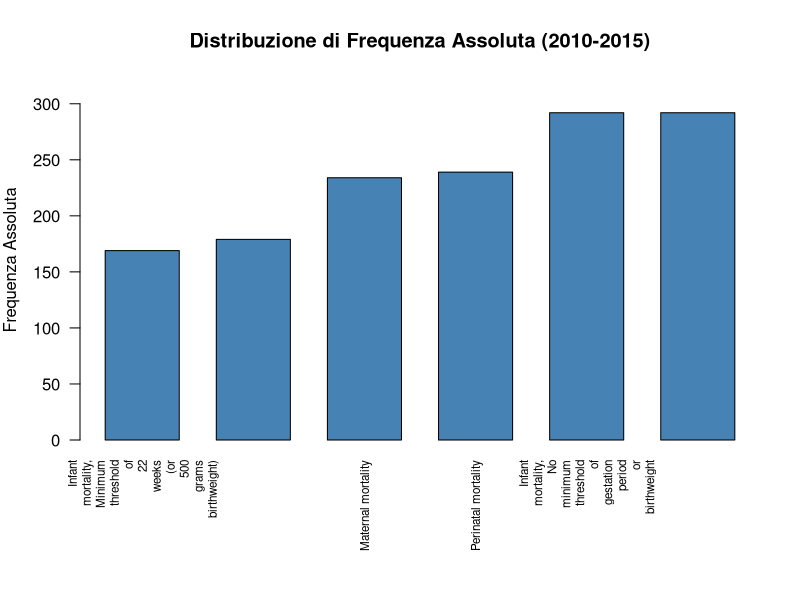
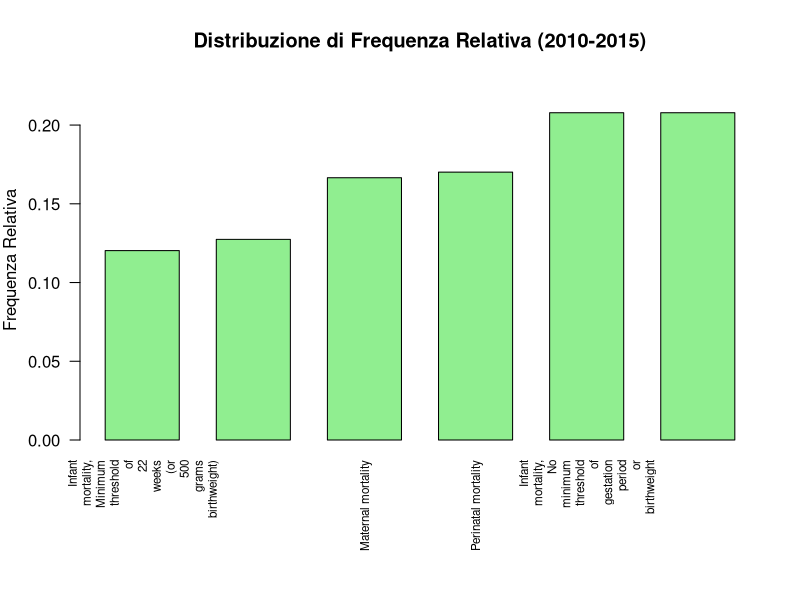
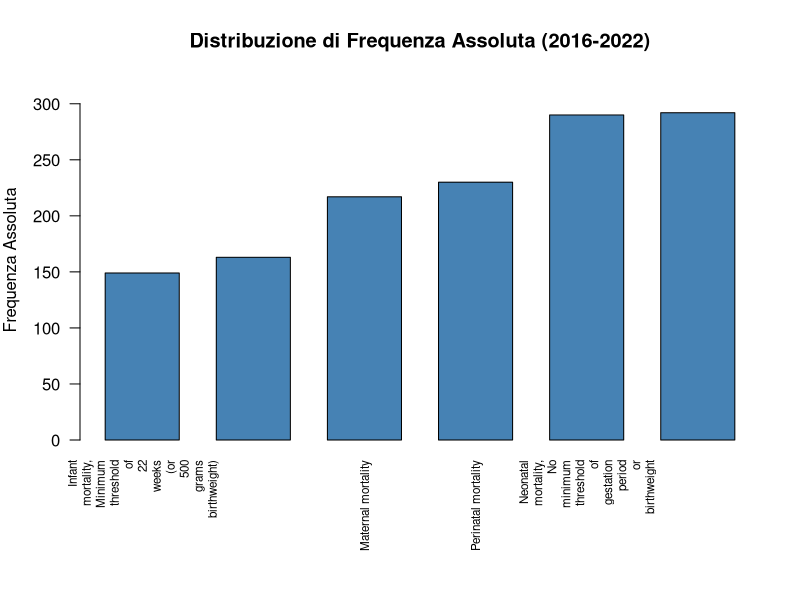
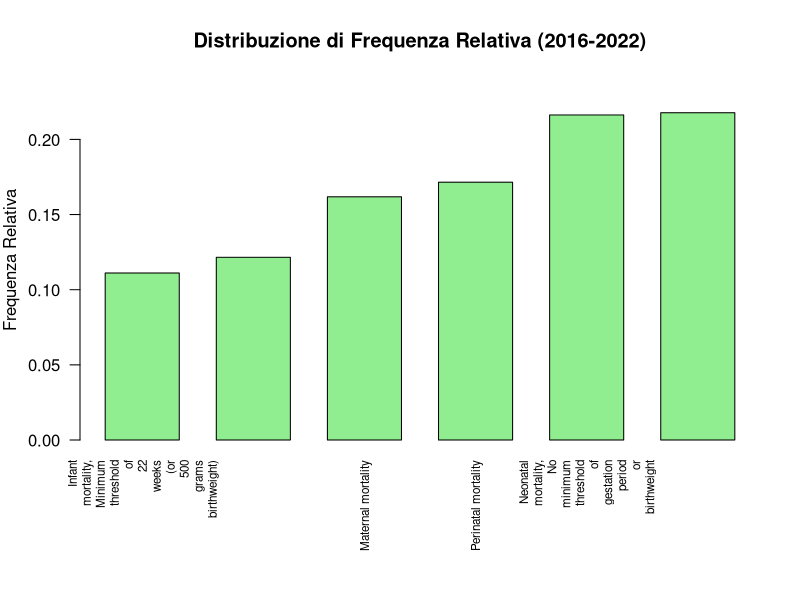

Reproduce these figures in R, in order.
library(dplyr)
library(readxl)

# Caricamento e preparazione dei dati
data <- read_xlsx("Mortality.xlsx")
names(data)[names(data) == "Variable"] <- "Kind of death"

summary(data)

data_infant <- read_xlsx("Infant_Mortality.xlsx")

# Definizione della funzione di mapping
map_values <- function(value, measure) {
  # Utilizziamo case_when per operare su vettori di valori
  mapped_value <- case_when(
    measure == "Deaths per 100 000 live births" ~ value * 1000 / 100000,
    measure == "Deaths per 1 000 live births" ~ value,
    TRUE ~ NA_real_  # Restituiamo NA se nessuna delle condizioni è soddisfatta
  )
  return(mapped_value)
}

data_infant$Value_transformed = data_infant$Value

# Applica la funzione di mapping al dataframe
mapped_data <- data_infant %>%
  mutate(Value_transformed = map_values(Value_transformed, Measure))

# Visualizza i risultati
print(mapped_data)

to_plot <- mapped_data[!is.na(mapped_data$Value_transformed), ]

# Filtra i dati per gli anni 2010-2015 e 2016-2022
data_2010_2015 <- mapped_data %>%
  filter(Year >= 2010 & Year <= 2015)

data_2016_2022 <- mapped_data %>%
  filter(Year >= 2016 & Year <= 2022)

# Funzione per calcolare frequenze
calculate_frequencies <- function(data) {
  frequency_absolute <- data %>%
    group_by(Variable) %>%  # Assicurati di usare "Variable"
    summarise(Frequency_Absolute = n(),
              Total_Deaths = sum(Value_transformed, na.rm = TRUE),
              .groups = 'drop') %>%
    arrange(Frequency_Absolute)
  
  frequency_relative <- frequency_absolute %>%
    mutate(Frequency_Relative = Frequency_Absolute / sum(Frequency_Absolute))
  
  return(list(frequency_absolute, frequency_relative))
}

# Calcola le frequenze per entrambi i periodi
frequencies_2010_2015 <- calculate_frequencies(data_2010_2015)
frequencies_2016_2022 <- calculate_frequencies(data_2016_2022)

# Funzione per spezzare le etichette lunghe
break_labels <- function(labels, width) {
  sapply(labels, function(label) {
    if (nchar(label) > width) {
      strsplit(label, " ")[[1]] %>% 
        paste(collapse = "\n")  # Unisci con a capo
    } else {
      label
    }
  })
}

# Imposta i margini per dare più spazio alle etichette
par(mar = c(8, 4, 4, 2))  # Maggiore margine inferiore

# Grafico della distribuzione di frequenza assoluta per anno 2010-2015
barplot(frequencies_2010_2015[[1]]$Frequency_Absolute,
        names.arg = break_labels(frequencies_2010_2015[[1]]$Variable, 20),  # Specifica larghezza
        main = "Distribuzione di Frequenza Assoluta (2010-2015)",
        ylab = "Frequenza Assoluta",
        col = "steelblue",
        las = 2,
        cex.names = 0.7,
        space = 0.5,
        ylim = c(0, max(frequencies_2010_2015[[1]]$Frequency_Absolute) * 1.1))

mtext("Tipo di Morte", side = 1, line = 8)

# Grafico della distribuzione di frequenza relativa per anno 2010-2015
barplot(frequencies_2010_2015[[2]]$Frequency_Relative,
        names.arg = break_labels(frequencies_2010_2015[[1]]$Variable, 20),  # Specifica larghezza
        main = "Distribuzione di Frequenza Relativa (2010-2015)",
        ylab = "Frequenza Relativa",
        col = "lightgreen",
        las = 2,
        cex.names = 0.7,
        space = 0.5,
        ylim = c(0, max(frequencies_2010_2015[[2]]$Frequency_Relative) * 1.1))

mtext("Tipo di Morte", side = 1, line = 8)

# Ripeti per il periodo 2016-2022
par(mar = c(8, 4, 4, 2))  # Maggiore margine inferiore per il secondo grafico

# Grafico della distribuzione di frequenza assoluta per anno 2016-2022
barplot(frequencies_2016_2022[[1]]$Frequency_Absolute,
        names.arg = break_labels(frequencies_2016_2022[[1]]$Variable, 20),  # Specifica larghezza
        main = "Distribuzione di Frequenza Assoluta (2016-2022)",
        ylab = "Frequenza Assoluta",
        col = "steelblue",
        las = 2,
        cex.names = 0.7,
        space = 0.5,
        ylim = c(0, max(frequencies_2016_2022[[1]]$Frequency_Absolute) * 1.1))

mtext("Tipo di Morte", side = 1, line = 8)

# Grafico della distribuzione di frequenza relativa per anno 2016-2022
barplot(frequencies_2016_2022[[2]]$Frequency_Relative,
        names.arg = break_labels(frequencies_2016_2022[[1]]$Variable, 20),  # Specifica larghezza
        main = "Distribuzione di Frequenza Relativa (2016-2022)",
        ylab = "Frequenza Relativa",
        col = "lightgreen",
        las = 2,
        cex.names = 0.7,
        space = 0.5,
        ylim = c(0, max(frequencies_2016_2022[[2]]$Frequency_Relative) * 1.1))

mtext("Tipo di Morte", side = 1, line = 8)
